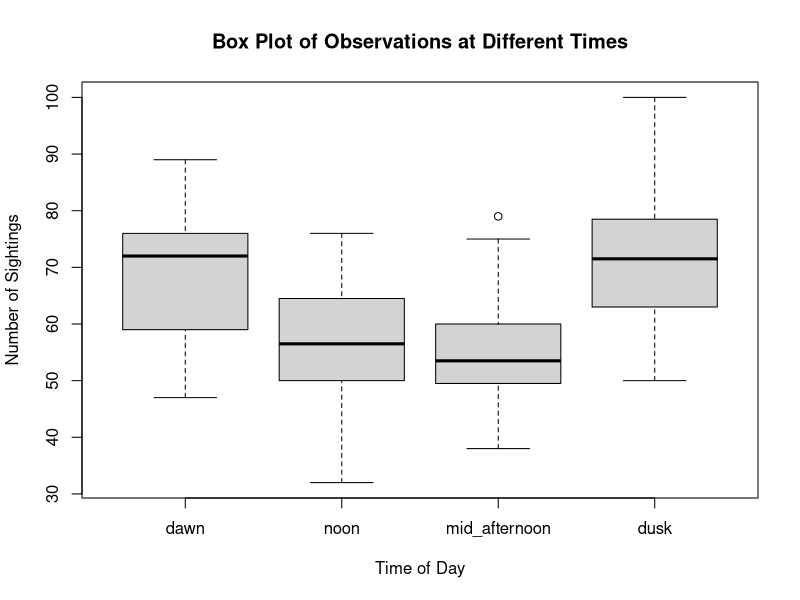
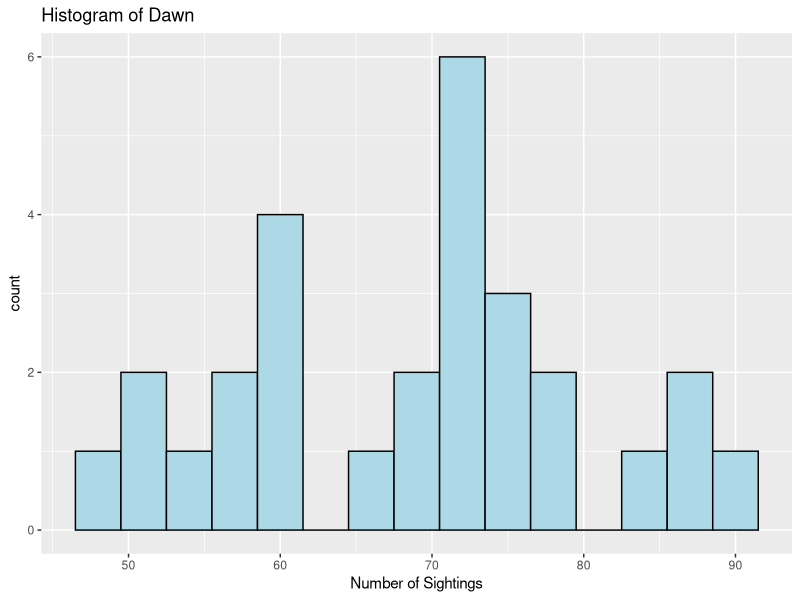
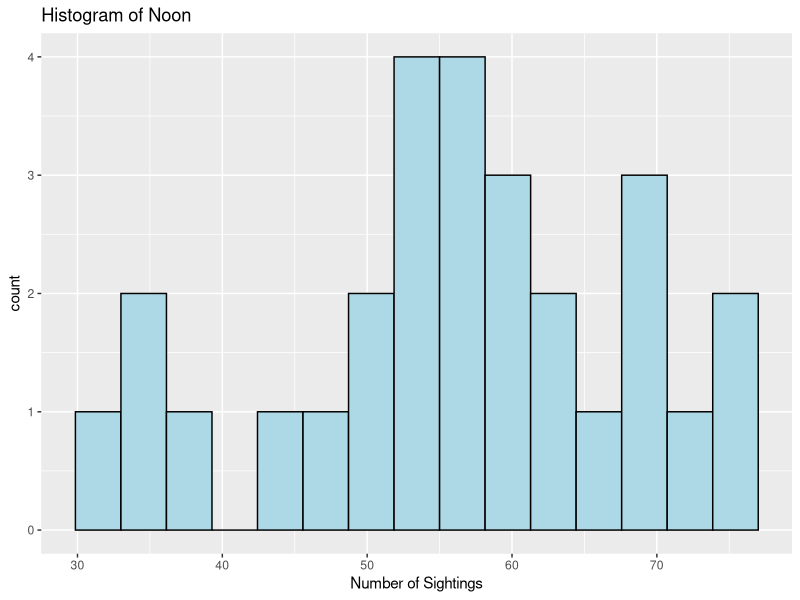
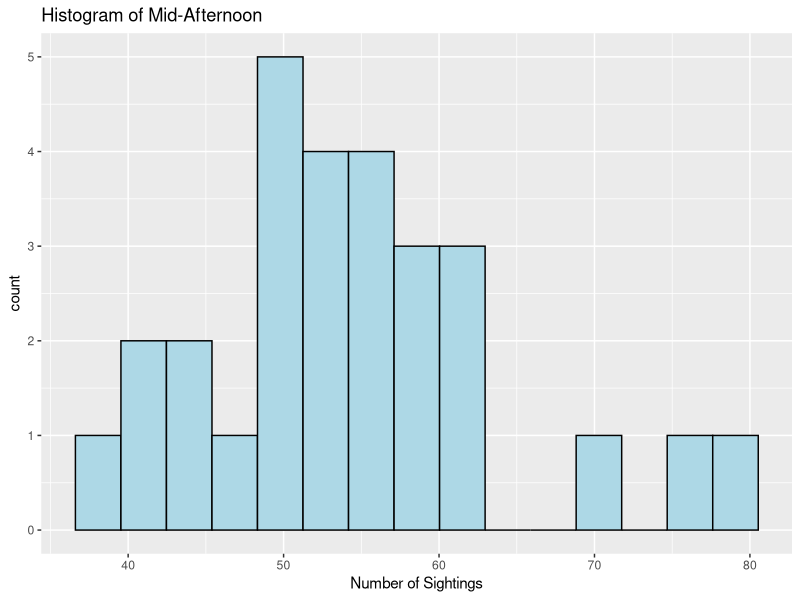
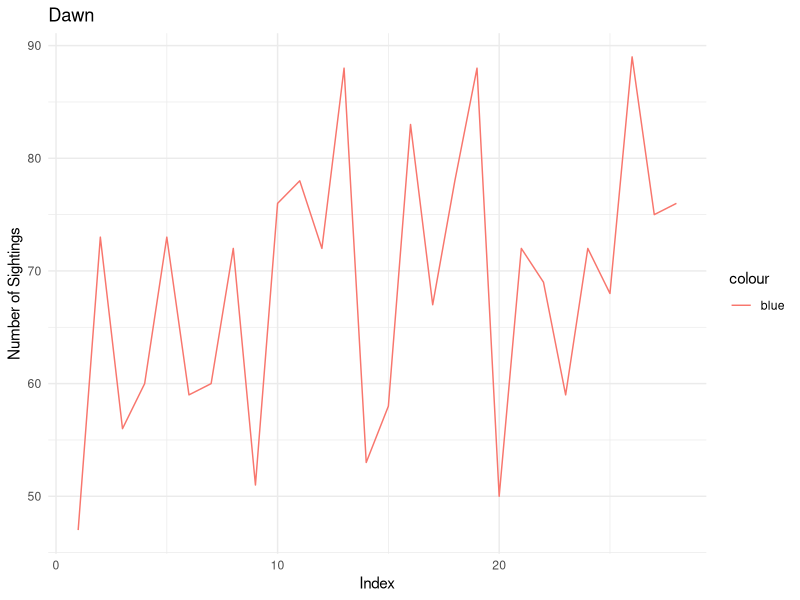
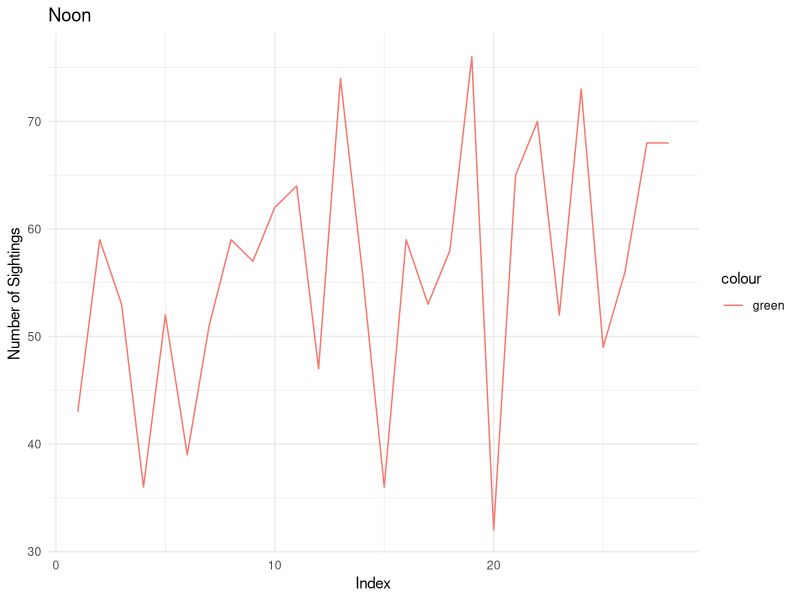
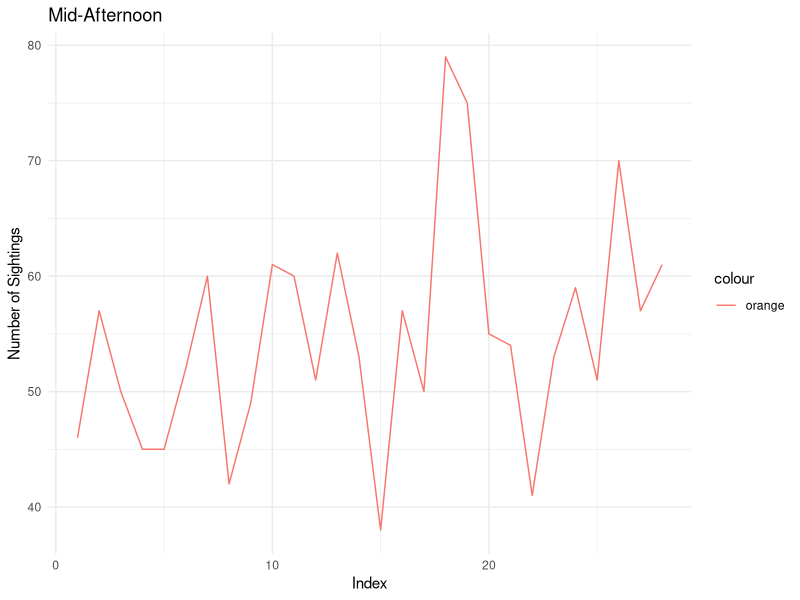
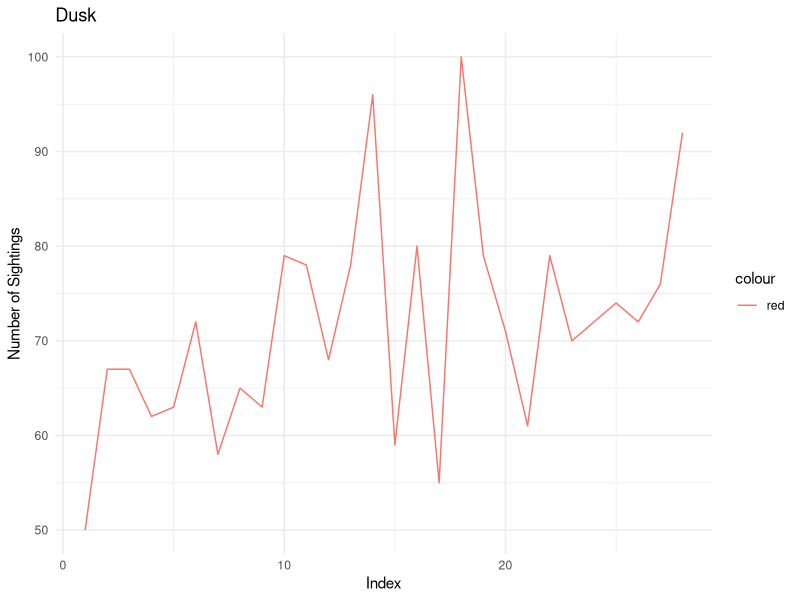

These figures' R source, in order:
## ---- chunk 1
library(ggplot2)
# Observation data
data <- data.frame(
  dawn = c(47, 73, 56, 60, 73, 59, 60, 72, 51, 76, 78, 72, 88, 53, 58, 83, 67, 78, 88, 50, 72, 69, 59, 72, 68, 89, 75, 76),
  noon = c(43, 59, 53, 36, 52, 39, 51, 59, 57, 62, 64, 47, 74, 56, 36, 59, 53, 58, 76, 32, 65, 70, 52, 73, 49, 56, 68, 68),
  mid_afternoon = c(46, 57, 50, 45, 45, 52, 60, 42, 49, 61, 60, 51, 62, 53, 38, 57, 50, 79, 75, 55, 54, 41, 53, 59, 51, 70, 57, 61),
  dusk = c(50, 67, 67, 62, 63, 72, 58, 65, 63, 79, 78, 68, 78, 96, 59, 80, 55, 100, 79, 71, 61, 79, 70, 72, 74, 72, 76, 92)
)

# Summary statistics
summary_stats <- summary(data)
cat("Analysis of given Observation Data.\n")
print(summary_stats)
library(ggplot2)

# Box plot

boxplot(data, main="Box Plot of Observations at Different Times", xlab="Time of Day", ylab="Number of Sightings")

# Histograms
ggplot(data, aes(x = dawn)) +
  geom_histogram(fill = "lightblue", color = "black", bins = 15) +
  labs(title = "Histogram of Dawn", x = "Number of Sightings")

ggplot(data, aes(x = noon)) +
  geom_histogram(fill = "lightblue", color = "black", bins = 15) +
  labs(title = "Histogram of Noon", x = "Number of Sightings")

ggplot(data, aes(x = mid_afternoon)) +
  geom_histogram(fill = "lightblue", color = "black", bins = 15) +
  labs(title = "Histogram of Mid-Afternoon", x = "Number of Sightings")


## ---- chunk 2
# Line plot for Dawn
ggplot(data, aes(x = seq_along(dawn), y = dawn, color = "blue")) +
  geom_line() +
  labs(title = "Dawn", x = "Index", y = "Number of Sightings") +
  theme_minimal()

# Line plot for Noon
ggplot(data, aes(x = seq_along(noon), y = noon, color = "green")) +
  geom_line() +
  labs(title = "Noon", x = "Index", y = "Number of Sightings") +
  theme_minimal()

# Line plot for Mid-Afternoon
ggplot(data, aes(x = seq_along(mid_afternoon), y = mid_afternoon, color = "orange")) +
  geom_line() +
  labs(title = "Mid-Afternoon", x = "Index", y = "Number of Sightings") +
  theme_minimal()

# Line plot for Dusk
ggplot(data, aes(x = seq_along(dusk), y = dusk, color = "red")) +
  geom_line() +
  labs(title = "Dusk", x = "Index", y = "Number of Sightings") +
  theme_minimal()
## ---- chunk 3
# Assuming 'df' is your DataFrame and 'mid_afternoon' is the column of interest
mid_afternoon_data <- data$mid_afternoon

# Calculate mean and standard error of the mean
mean_mid_afternoon <- mean(mid_afternoon_data)
std_error_mid_afternoon <- sd(mid_afternoon_data) / sqrt(length(mid_afternoon_data))

# Set confidence level
confidence_level <- 0.9

# Calculate degrees of freedom
degrees_of_freedom <- length(mid_afternoon_data) - 1

# Calculate t-score for the given confidence level and degrees of freedom
t_score <- qt((1 + confidence_level) / 2, degrees_of_freedom)
cat("t-score:", t_score, "\n")

# Calculate margin of error
margin_of_error <- t_score * std_error_mid_afternoon

# Calculate confidence interval
confidence_interval <- c(mean_mid_afternoon - margin_of_error, mean_mid_afternoon + margin_of_error)

# Print the confidence interval
cat("90% Confidence Interval for Mean Number of Kittiwakes Observed at Mid-Afternoon:", confidence_interval, "\n")

